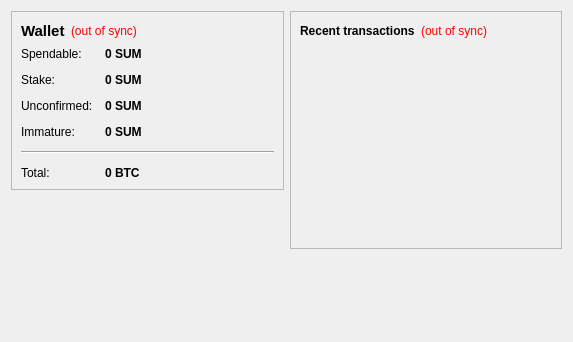
<?xml version="1.0" encoding="UTF-8"?>
<ui version="4.0">
 <class>OverviewPage</class>
 <widget class="QWidget" name="OverviewPage">
  <property name="geometry">
   <rect>
    <x>0</x>
    <y>0</y>
    <width>573</width>
    <height>342</height>
   </rect>
  </property>
  <property name="windowTitle">
   <string>Form</string>
  </property>
  <layout class="QHBoxLayout" name="horizontalLayout" stretch="1,1">
   <item>
    <layout class="QVBoxLayout" name="verticalLayout_2">
     <item>
      <widget class="QFrame" name="frame">
       <property name="frameShape">
        <enum>QFrame::StyledPanel</enum>
       </property>
       <property name="frameShadow">
        <enum>QFrame::Raised</enum>
       </property>
       <layout class="QVBoxLayout" name="verticalLayout_4">
        <item>
         <layout class="QHBoxLayout" name="horizontalLayout_4">
          <item>
           <widget class="QLabel" name="label_5">
            <property name="font">
             <font>
              <pointsize>11</pointsize>
              <weight>75</weight>
              <bold>true</bold>
             </font>
            </property>
            <property name="text">
             <string>Wallet</string>
            </property>
           </widget>
          </item>
          <item>
           <widget class="QLabel" name="labelWalletStatus">
            <property name="toolTip">
             <string>The displayed information may be out of date. Your wallet automatically synchronizes with the SummerCoin network after a connection is established, but this process has not completed yet.</string>
            </property>
            <property name="styleSheet">
             <string notr="true">QLabel { color: red; }</string>
            </property>
            <property name="text">
             <string notr="true">(out of sync)</string>
            </property>
            <property name="alignment">
             <set>Qt::AlignLeading|Qt::AlignLeft|Qt::AlignVCenter</set>
            </property>
           </widget>
          </item>
          <item>
           <spacer name="horizontalSpacer_2">
            <property name="orientation">
             <enum>Qt::Horizontal</enum>
            </property>
            <property name="sizeHint" stdset="0">
             <size>
              <width>40</width>
              <height>20</height>
             </size>
            </property>
           </spacer>
          </item>
         </layout>
        </item>
        <item>
         <layout class="QFormLayout" name="formLayout_2">
          <property name="fieldGrowthPolicy">
           <enum>QFormLayout::AllNonFixedFieldsGrow</enum>
          </property>
          <property name="horizontalSpacing">
           <number>12</number>
          </property>
          <property name="verticalSpacing">
           <number>12</number>
          </property>
          <item row="0" column="0">
           <widget class="QLabel" name="label">
            <property name="text">
             <string>Spendable:</string>
            </property>
           </widget>
          </item>
          <item row="0" column="1">
           <widget class="QLabel" name="labelBalance">
            <property name="font">
             <font>
              <weight>75</weight>
              <bold>true</bold>
             </font>
            </property>
            <property name="cursor">
             <cursorShape>IBeamCursor</cursorShape>
            </property>
            <property name="toolTip">
             <string>Your current spendable balance</string>
            </property>
            <property name="text">
             <string notr="true">0 SUM</string>
            </property>
            <property name="textInteractionFlags">
             <set>Qt::LinksAccessibleByMouse|Qt::TextSelectableByKeyboard|Qt::TextSelectableByMouse</set>
            </property>
           </widget>
          </item>
          <item row="1" column="0">
           <widget class="QLabel" name="label_6">
            <property name="text">
             <string>Stake:</string>
            </property>
           </widget>
          </item>
          <item row="1" column="1">
           <widget class="QLabel" name="labelStake">
            <property name="font">
             <font>
              <weight>75</weight>
              <bold>true</bold>
             </font>
            </property>
            <property name="cursor">
             <cursorShape>IBeamCursor</cursorShape>
            </property>
            <property name="toolTip">
             <string>Total of coins that was staked, and do not yet count toward the current balance</string>
            </property>
            <property name="text">
             <string notr="true">0 SUM</string>
            </property>
            <property name="textInteractionFlags">
             <set>Qt::LinksAccessibleByMouse|Qt::TextSelectableByKeyboard|Qt::TextSelectableByMouse</set>
            </property>
           </widget>
          </item>
          <item row="2" column="0">
           <widget class="QLabel" name="label_3">
            <property name="text">
             <string>Unconfirmed:</string>
            </property>
           </widget>
          </item>
          <item row="2" column="1">
           <widget class="QLabel" name="labelUnconfirmed">
            <property name="font">
             <font>
              <weight>75</weight>
              <bold>true</bold>
             </font>
            </property>
            <property name="cursor">
             <cursorShape>IBeamCursor</cursorShape>
            </property>
            <property name="toolTip">
             <string>Total of transactions that have yet to be confirmed, and do not yet count toward the current balance</string>
            </property>
            <property name="text">
             <string notr="true">0 SUM</string>
            </property>
            <property name="textInteractionFlags">
             <set>Qt::LinksAccessibleByMouse|Qt::TextSelectableByKeyboard|Qt::TextSelectableByMouse</set>
            </property>
           </widget>
          </item>
          <item row="3" column="0">
           <widget class="QLabel" name="labelImmatureText">
            <property name="text">
             <string>Immature:</string>
            </property>
           </widget>
          </item>
          <item row="3" column="1">
           <widget class="QLabel" name="labelImmature">
            <property name="font">
             <font>
              <weight>75</weight>
              <bold>true</bold>
             </font>
            </property>
            <property name="toolTip">
             <string>Mined balance that has not yet matured</string>
            </property>
            <property name="text">
             <string notr="true">0 SUM</string>
            </property>
            <property name="textInteractionFlags">
             <set>Qt::LinksAccessibleByMouse|Qt::TextSelectableByKeyboard|Qt::TextSelectableByMouse</set>
            </property>
           </widget>
          </item>
          <item row="4" column="0" colspan="2">
           <widget class="Line" name="line">
            <property name="orientation">
             <enum>Qt::Horizontal</enum>
            </property>
           </widget>
          </item>
          <item row="5" column="0">
           <widget class="QLabel" name="labelTotalText">
            <property name="text">
             <string>Total:</string>
            </property>
           </widget>
          </item>
          <item row="5" column="1">
           <widget class="QLabel" name="labelTotal">
            <property name="font">
             <font>
              <weight>75</weight>
              <bold>true</bold>
             </font>
            </property>
            <property name="cursor">
             <cursorShape>IBeamCursor</cursorShape>
            </property>
            <property name="toolTip">
             <string>Your current total balance</string>
            </property>
            <property name="text">
             <string notr="true">0 BTC</string>
            </property>
            <property name="textInteractionFlags">
             <set>Qt::LinksAccessibleByMouse|Qt::TextSelectableByKeyboard|Qt::TextSelectableByMouse</set>
            </property>
           </widget>
          </item>
         </layout>
        </item>
       </layout>
      </widget>
     </item>
     <item>
      <spacer name="verticalSpacer_3">
       <property name="orientation">
        <enum>Qt::Vertical</enum>
       </property>
       <property name="sizeHint" stdset="0">
        <size>
         <width>20</width>
         <height>40</height>
        </size>
       </property>
      </spacer>
     </item>
     <item>
      <widget class="QLabel" name="label_2">
       <property name="text">
        <string/>
       </property>
       <property name="pixmap">
        <pixmap resource="../bitcoin.qrc">:/images/backg</pixmap>
       </property>
       <property name="scaledContents">
        <bool>false</bool>
       </property>
       <property name="alignment">
        <set>Qt::AlignCenter</set>
       </property>
      </widget>
     </item>
     <item>
      <spacer name="verticalSpacer">
       <property name="orientation">
        <enum>Qt::Vertical</enum>
       </property>
       <property name="sizeHint" stdset="0">
        <size>
         <width>20</width>
         <height>40</height>
        </size>
       </property>
      </spacer>
     </item>
    </layout>
   </item>
   <item>
    <layout class="QVBoxLayout" name="verticalLayout_3">
     <item>
      <widget class="QFrame" name="frame_2">
       <property name="frameShape">
        <enum>QFrame::StyledPanel</enum>
       </property>
       <property name="frameShadow">
        <enum>QFrame::Raised</enum>
       </property>
       <layout class="QVBoxLayout" name="verticalLayout">
        <item>
         <layout class="QHBoxLayout" name="horizontalLayout_2">
          <item>
           <widget class="QLabel" name="label_4">
            <property name="text">
             <string>&lt;b&gt;Recent transactions&lt;/b&gt;</string>
            </property>
           </widget>
          </item>
          <item>
           <widget class="QLabel" name="labelTransactionsStatus">
            <property name="toolTip">
             <string>The displayed information may be out of date. Your wallet automatically synchronizes with the SummerCoin network after a connection is established, but this process has not completed yet.</string>
            </property>
            <property name="styleSheet">
             <string notr="true">QLabel { color: red; }</string>
            </property>
            <property name="text">
             <string notr="true">(out of sync)</string>
            </property>
            <property name="alignment">
             <set>Qt::AlignRight|Qt::AlignTrailing|Qt::AlignVCenter</set>
            </property>
           </widget>
          </item>
          <item>
           <spacer name="horizontalSpacer">
            <property name="orientation">
             <enum>Qt::Horizontal</enum>
            </property>
            <property name="sizeHint" stdset="0">
             <size>
              <width>40</width>
              <height>20</height>
             </size>
            </property>
           </spacer>
          </item>
         </layout>
        </item>
        <item>
         <widget class="QListView" name="listTransactions">
          <property name="styleSheet">
           <string notr="true">QListView { background: transparent; }</string>
          </property>
          <property name="frameShape">
           <enum>QFrame::NoFrame</enum>
          </property>
          <property name="verticalScrollBarPolicy">
           <enum>Qt::ScrollBarAlwaysOff</enum>
          </property>
          <property name="horizontalScrollBarPolicy">
           <enum>Qt::ScrollBarAlwaysOff</enum>
          </property>
          <property name="selectionMode">
           <enum>QAbstractItemView::NoSelection</enum>
          </property>
         </widget>
        </item>
       </layout>
      </widget>
     </item>
     <item>
      <spacer name="verticalSpacer_2">
       <property name="orientation">
        <enum>Qt::Vertical</enum>
       </property>
       <property name="sizeHint" stdset="0">
        <size>
         <width>20</width>
         <height>40</height>
        </size>
       </property>
      </spacer>
     </item>
    </layout>
   </item>
  </layout>
 </widget>
 <resources>
  <include location="../bitcoin.qrc"/>
 </resources>
 <connections/>
</ui>
